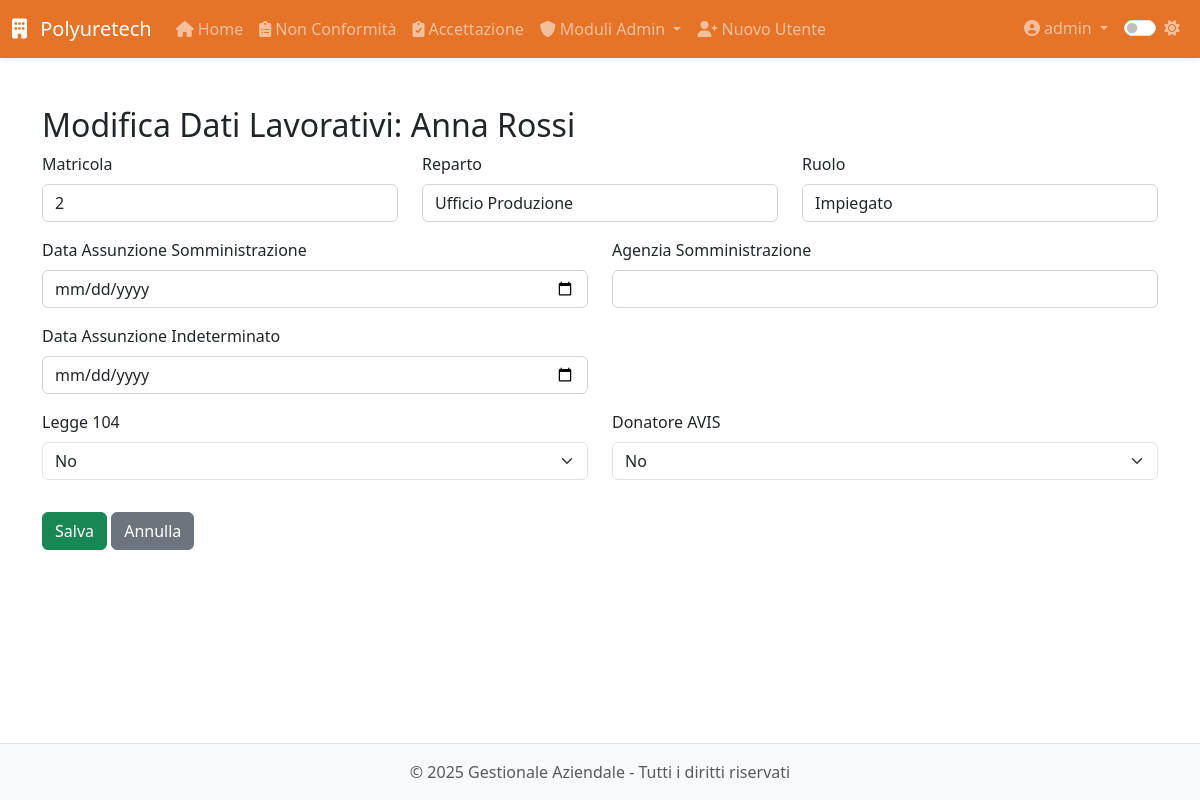
Page /modulo8/dipendenti/2/modifica_lavorativi (signed in) on the committed database.
### app/models.py (models this page shows, shortened)
class User(UserMixin, db.Model):
    __tablename__ = 'users'
    id = db.Column(db.Integer, primary_key=True)
    username = db.Column(db.String(64), unique=True, nullable=False, index=True)
    email = db.Column(db.String(120), unique=True, nullable=False, index=True)
    password_hash = db.Column(db.String(128), nullable=False)
    role = db.Column(db.String(20), default='operatore')  # 'operatore' o 'admin'
    created_at = db.Column(db.DateTime, default=datetime.utcnow)
    last_login = db.Column(db.DateTime)
    is_active = db.Column(db.Boolean, default=True)
    is_admin = db.Column(db.Boolean, default=False)
    modules = db.Column(db.String(255), default='')  # Lista di moduli accessibili separati da virgola
    modulo1_entries = db.relationship('Modulo1Entry',
                               backref='author',
                               lazy='dynamic',
                               foreign_keys='Modulo1Entry.user_id')
    modulo5_entries = db.relationship('Modulo5Entry',
                               backref='author',
                               lazy='dynamic',
                               foreign_keys='Modulo5Entry.user_id')
    def is_admin(self):
        return self.role == 'admin'

class Dipendente(db.Model):
    __tablename__ = 'dipendente'
    id = db.Column(db.Integer, primary_key=True)
    nome = db.Column(db.String(100), nullable=False)
    cognome = db.Column(db.String(100), nullable=False)
    data_nascita = db.Column(db.Date, nullable=False)
    luogo_nascita = db.Column(db.String(100), nullable=False)
    provincia_nascita = db.Column(db.String(2), nullable=False)
    codice_fiscale = db.Column(db.String(16))
    email = db.Column(db.String(120))
    telefono = db.Column(db.String(20))
    matricola = db.Column(db.String(20), unique=True)
    reparto = db.Column(db.String(100))
    ruolo = db.Column(db.String(100))
    data_assunzione_somministrazione = db.Column(db.Date)
    agenzia_somministrazione = db.Column(db.String(100))
    data_assunzione_indeterminato = db.Column(db.Date)
    legge_104 = db.Column(db.Boolean, default=False)
    donatore_avis = db.Column(db.Boolean, default=False)
    indirizzo_residenza = db.Column(db.String(200))
    citta_residenza = db.Column(db.String(100))
    provincia_residenza = db.Column(db.String(2))
    cap_residenza = db.Column(db.String(5))
    data_cessazione = db.Column(db.Date)
    note = db.Column(db.Text)
    archiviato = db.Column(db.Boolean, default=False)
    created_by_id = db.Column(db.Integer, db.ForeignKey('users.id'))
    created_by = db.relationship('User', backref='dipendenti_creati')
    competenze = db.relationship('Competenza',
                               secondary='dipendente_competenza',
                               backref=db.backref('dipendenti', lazy='dynamic'))
    competenze_associate = db.relationship('DipendenteCompetenza',
                                         back_populates='dipendente',
                                         overlaps="competenze,dipendenti")
    vestiario = db.relationship('Inventory',
                              secondary='prelievi_vestiario',
                              backref='dipendenti')
    performance = db.relationship('Performance', back_populates='dipendente', cascade='all, delete-orphan')
    partecipazioni_corsi = db.relationship('PartecipazioneCorso', backref='dipendente', lazy=True)
    corsi_sicurezza = db.relationship('CorsoSicurezza', secondary='dipendente_corso_sicurezza',
                                    backref=db.backref('dipendenti', lazy=True))

### app/routes/modulo8.py (the view, shortened to what this page needs)
@modulo8.route('/dipendenti/<int:id>/modifica_lavorativi', methods=['GET', 'POST'])
@login_required
@admin_required
def modifica_lavorativi(id):
    dip = Dipendente.query.get_or_404(id)
    form = DipendenteStep2Form(obj=dip)
    return render_template('modulo8/dipendenti/modifica_lavorativi.html', form=form, dip=dip)

### app/forms.py
class DipendenteStep2Form(FlaskForm):
    matricola = StringField('Matricola', validators=[Optional()])
    reparto = StringField('Reparto', validators=[Optional()])
    ruolo = StringField('Ruolo', validators=[Optional()])
    data_assunzione_somministrazione = DateField('Data Assunzione Somministrazione', validators=[Optional()])
    agenzia_somministrazione = StringField('Agenzia Somministrazione', validators=[Optional()])
    data_assunzione_indeterminato = DateField('Data Assunzione Indeterminato', validators=[Optional()])
    legge_104 = SelectField('Legge 104', choices=[('no', 'No'), ('si', 'Sì')], validators=[DataRequired()])
    donatore_avis = SelectField('Donatore AVIS', choices=[('no', 'No'), ('si', 'Sì')], validators=[DataRequired()])
    previous_step = SubmitField('Indietro')
    next_step = SubmitField('Avanti')

### app/models.py (called while the page is built)
@login_manager.user_loader
def load_user(id):
    return User.query.get(int(id))

### app/utils.py (called while the page is built)
def admin_required(f):
    @wraps(f)
    def decorated_function(*args, **kwargs):
        if not current_user.is_admin:
            abort(403)
        return f(*args, **kwargs)
    return decorated_function

### app/templates/modulo8/dipendenti/modifica_lavorativi.html (shortened to what this page needs)
{% extends 'base.html' %}
{% block content %}
<div class="module-view">
    <h2>Modifica Dati Lavorativi: {{ dip.nome }} {{ dip.cognome }}</h2>
    <form method="POST">
        <div class="row">
            <div class="col-md-4 mb-3">
                {{ form.matricola.label(class="form-label") }}
                {{ form.matricola(class="form-control") }}
            </div>
            <div class="col-md-4 mb-3">
                {{ form.reparto.label(class="form-label") }}
                {{ form.reparto(class="form-control") }}
            </div>
            <div class="col-md-4 mb-3">
                {{ form.ruolo.label(class="form-label") }}
                {{ form.ruolo(class="form-control") }}
            </div>
        </div>
        <div class="row">
            <div class="col-md-6 mb-3">
                {{ form.data_assunzione_somministrazione.label(class="form-label") }}
                {{ form.data_assunzione_somministrazione(class="form-control", type="date") }}
            </div>
            <div class="col-md-6 mb-3">
                {{ form.agenzia_somministrazione.label(class="form-label") }}
                {{ form.agenzia_somministrazione(class="form-control") }}
            </div>
        </div>
        <div class="row">
            <div class="col-md-6 mb-3">
                {{ form.data_assunzione_indeterminato.label(class="form-label") }}
                {{ form.data_assunzione_indeterminato(class="form-control", type="date") }}
            </div>
        </div>
        <div class="row">
            <div class="col-md-6 mb-3">
                {{ form.legge_104.label(class="form-label") }}
                {{ form.legge_104(class="form-select") }}
            </div>
            <div class="col-md-6 mb-3">
                {{ form.donatore_avis.label(class="form-label") }}
                {{ form.donatore_avis(class="form-select") }}
            </div>
        </div>
        <button type="submit" class="btn btn-success mt-3">Salva</button>
        <a href="{{ url_for('modulo8.profilo_dipendente', id=dip.id) }}" class="btn btn-secondary mt-3">Annulla</a>
    </form>
</div>
{% endblock %}

### app/templates/base.html (shortened to what this page needs)
<!DOCTYPE html>
<html lang="it">
<head>
    <link href="https://cdn.jsdelivr.net/npm/bootstrap@5.3.0-alpha1/dist/css/bootstrap.min.css" rel="stylesheet">
    <link rel="stylesheet" href="https://cdnjs.cloudflare.com/ajax/libs/font-awesome/6.0.0/css/all.min.css">
    <link id="theme-style" rel="stylesheet" href="{{ url_for('static', filename='css/theme-' + theme + '.css') }}">
    <link rel="stylesheet" href="{{ url_for('static', filename='css/style.css') }}">
    <link rel="stylesheet" href="{{ url_for('static', filename='css/modulo8.css') }}">
</head>
<body>
    <header class="navbar navbar-expand-lg navbar-dark bg-primary sticky-top shadow-sm">
        <div class="container-fluid">
            <a class="navbar-brand" href="{{ url_for('dashboard.index') }}">
                <i class="fas fa-building me-2"></i> Polyuretech
            </a>
            <div class="collapse navbar-collapse" id="navbarMain">
                {% if current_user.is_authenticated %}
                <ul class="navbar-nav me-auto">
                    <li class="nav-item">
                        <a class="nav-link" href="{{ url_for('dashboard.index') }}">
                            <i class="fas fa-home me-1"></i>Home
                        </a>
                    </li>
                    <li class="nav-item">
                        <a class="nav-link" href="{{ url_for('modulo1.index') }}">
                            <i class="fas fa-clipboard-list me-1"></i>Non Conformità
                        </a>
                    </li>
                    <li class="nav-item">
                        <a class="nav-link" href="{{ url_for('modulo5.index') }}">
                            <i class="fas fa-clipboard-check me-1"></i>Accettazione
                        </a>
                    </li>
                    {% if current_user.is_admin() %}
                    <li class="nav-item dropdown">
                        <a class="nav-link dropdown-toggle" href="#" id="adminModulesDropdown" data-bs-toggle="dropdown">
                            <i class="fas fa-shield-alt me-1"></i>Moduli Admin
                        </a>
                    </li>
                    <li class="nav-item">
                        <a class="nav-link" href="{{ url_for('auth.register') }}">
                            <i class="fas fa-user-plus me-1"></i>Nuovo Utente
                        </a>
                    </li>
                    {% endif %}
                </ul>
                <ul class="navbar-nav ms-auto">
                    <li class="nav-item dropdown">
                        <a class="nav-link dropdown-toggle" href="#" id="userDropdown" data-bs-toggle="dropdown">
                            <i class="fas fa-user-circle me-1"></i>{{ current_user.username }}
                        </a>
                    </li>
                    <li class="nav-item">
                        <div class="nav-link">
                            <div class="form-check form-switch">
                                <input class="form-check-input" type="checkbox" id="darkModeToggle" {% if theme == 'dark' %}checked{% endif %}>
                                <label class="form-check-label" for="darkModeToggle">
                                    <i id="theme-icon" class="fas {% if theme == 'dark' %}fa-moon{% else %}fa-sun{% endif %}"></i>
                                </label>
                            </div>
                        </div>
                    </li>
                </ul>
                {% endif %}
            </div>
        </div>
    </header>
    <main class="container py-4">
        {% block content %}{% endblock %}
    </main>
    <footer class="footer mt-auto py-3 bg-light">
        <div class="container text-center">
            <span class="text-muted">&copy; {{ current_year }} {{ app_name }} - Tutti i diritti riservati</span>
        </div>
    </footer>
</body>
</html>

### app/static/css/theme-light.css (style rules this page uses)
:root { --primary-color: #e05a00d7; --secondary-color: #6c757d; --bg-color: #ffffff; --text-color: #212529; --border-color: #dee2e6; --hover-bg: #f8f9fa; --card-bg: #ffffff; --card-border: #e9ecef; --input-bg: #ffffff; --input-border: #ced4da; --footer-bg: #f8f9fa; --footer-text: #6c757d; --bs-primary-rgb: 0, 0, 0; --bs-success-rgb: 1, 150, 20; --bs-info-rgb: 0, 0, 255; --bs-purple-rgb: 128, 0, 128; --bs-orange-rgb: 255, 165, 0; --bs-teal-rgb: 180, 180, 180; --bs-warning-rgb: 255, 255, 0; --bs-danger-rgb: 255, 0, 0; --bs-btn-bg: #ffffff; }
body { background-color: var(--bg-color); color: var(--text-color); transition: all 0.3s ease; }
.navbar-dark { background-color: var(--primary-color) !important; }
.form-control { background-color: var(--input-bg); border-color: var(--input-border); color: var(--text-color); }
.footer { background-color: var(--footer-bg) !important; color: var(--footer-text); border-top: 1px solid var(--border-color); }

### app/static/css/style.css (style rules this page uses)
body { display: flex; flex-direction: column; min-height: 100vh; }
main { flex: 1; }

### rows in the picture
User: username "admin"
Dipendente: nome "Anna", cognome "Rossi", matricola "2", reparto "Ufficio Produzione", ruolo "Impiegato", legge_104 "No", donatore_avis "No"

### other values in the picture
{{ app_name }} "Gestionale Aziendale"
